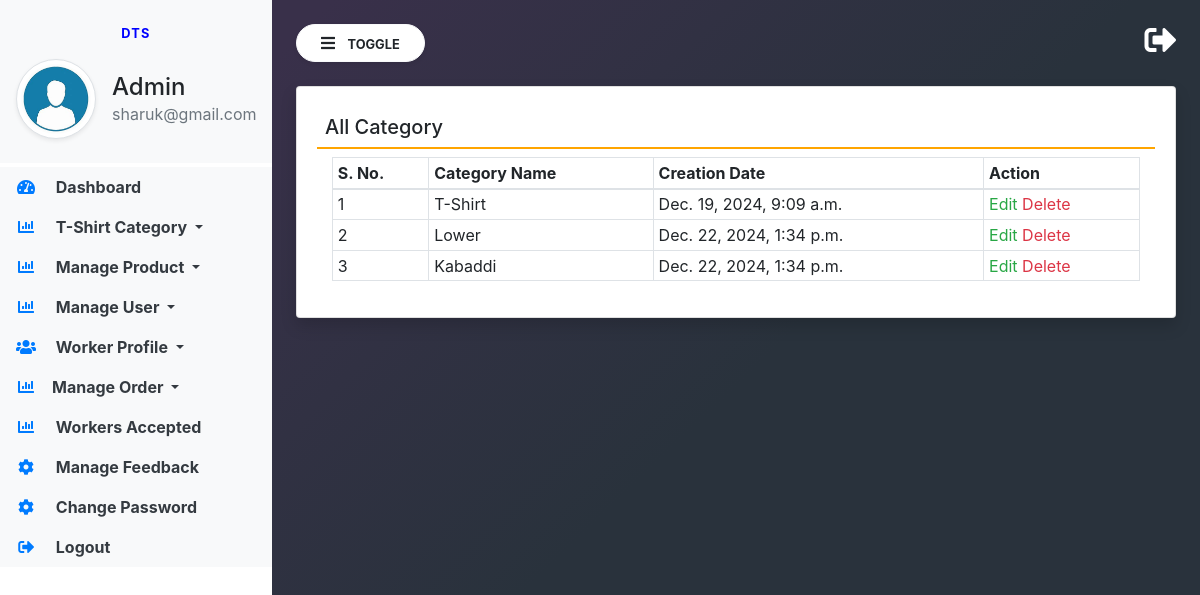
/View-category/ (signed in), run on the app's committed database.
### store_app/models.py (models this page shows, shortened)
class Category(models.Model):
    name = models.CharField(max_length=200, null=True, blank=True)
    created = models.DateTimeField(auto_now_add=True)

### E_shop/views.py (the view)
# urls.py: path('View-category/', views.view_category, name="view_category"),
def view_category(request):
    category = Category.objects.all()
    return render(request, 'admin/view_category.html', locals())

### templates/admin/view_category.html
{% extends 'admin/admin_base.html' %}
{% block main  %}
<div class="card shadow">
    <div class="card-body">
        <h5 class="p-2" style="border-bottom: 2px solid orange;">All Category</h5>
        <div class="container-fluid">
            <table class="table table-bordered table-sm" id="example">
                <thead>
                <tr>
                    <th>S. No.</th>
                    <th>Category Name</th>
                    <th>Creation Date</th>
                    <th>Action</th>
                </tr>
                </thead>
                <tbody>
                {% for i in category %}
                <tr>
                    <td>{{forloop.counter}}</td>
                    <td>{{i.name}}</td>
                    <td>{{i.created}}</td>
                    <td>
                        <a href="{% url 'edit_category' i.id %}" class="text-success">Edit</a>
                        <a href="/delete-category/{{i.id}}/" class="text-danger"
                           onclick="return confirm('Are You Sure?')">Delete</a></td>
                </tr>
                {% endfor %}
                </tbody>
            </table>
        </div>
    </div>
</div>
{% endblock %}

### templates/admin/admin_base.html (shortened to what this page needs)
{% load static %}
<html lang="en">
<head>
    <link rel="stylesheet" href="https://maxcdn.bootstrapcdn.com/bootstrap/4.3.1/css/bootstrap.min.css">
    <link rel="stylesheet" href="https://use.fontawesome.com/releases/v5.6.3/css/all.css"
>
    <link rel="stylesheet" type="text/css" href="{% static 'assets/css/admin_base_sideBar.css' %}">
    <html>
</head>
<body>
<div class="vertical-nav bg-white" id="sidebar">
    <div class="py-4 px-3 mb-1 bg-light">
        <p class="font-weight-bold text-uppercase px-3 small dashboard-text text-center">DTS</p>
        <div class="media d-flex align-items-center">
            <img src="{% static 'assets/images/team/adminpro.jpeg' %}" width="80" height="80"
                 class="mr-3 rounded-circle img-thumbnail shadow-sm">
            <div class="media-body">
                <h4 class="mb-0">Admin</h4>
                <p class="text-muted mb-0">{{request.user.email}}</p>
            </div>
        </div>
    </div>
    <ul class="nav flex-column bg-white">
        <li class="nav-item">
            <a href="{% url 'a_dashboard' %}" class="nav-link text-dark bg-light">
                <i class="fas fa-tachometer-alt fa-fw mr-3 text-primary"></i>
                Dashboard
            </a>
        </li>
        <li class="nav-item dropdown">
            <a class="nav-link dropdown-toggle text-dark bg-light" href="#" id="navbardrop" data-toggle="dropdown">
                <i class="fas fa-chart-bar mr-3 text-primary fa-fw"></i> T-Shirt Category
            </a>
        </li>
        <li class="nav-item dropdown">
            <a class="nav-link dropdown-toggle text-dark bg-light" href="#" id="navbardrop" data-toggle="dropdown">
                <i class="fas fa-chart-bar mr-3 text-primary fa-fw"></i> Manage Product
            </a>
        </li>
        <li class="nav-item dropdown">
            <a class="nav-link dropdown-toggle text-dark bg-light" href="#" id="navbardrop" data-toggle="dropdown">
                <i class="fas fa-chart-bar mr-3 text-primary fa-fw"></i> Manage User
            </a>
        </li>
        <li class="nav-item dropdown">
            <a class="nav-link dropdown-toggle text-dark bg-light" href="#" id="navbardrop" data-toggle="dropdown">
                <i class="fas fa-users mr-3 text-primary fa-fw"></i> Worker Profile
            </a>
        </li>
        <li class="nav-item dropdown">
            <a class="nav-link dropdown-toggle text-dark bg-light" href="#" id="navbardrop" data-toggle="dropdown">
                <i class="fas fa-chart-bar mr-3 text-primary fa-fw"></i>Manage Order
            </a>
        </li>
        <li class="nav-item">
            <a href="{% url 'approved_designs' %}" class="nav-link text-dark bg-light">
                <i class="fas fa-chart-bar mr-3 text-primary fa-fw"></i>
                Workers Accepted
            </a>
        </li>
        <li class="nav-item">
            <a href="" class="nav-link text-dark bg-light">
                <i class="fas fa-cog mr-3 text-primary fa-fw"></i>
                Manage Feedback
            </a>
        </li>
        <li class="nav-item">
            <a href="" class="nav-link text-dark bg-light">
                <i class="fas fa-cog mr-3 text-primary fa-fw"></i>
                Change Password
            </a>
        </li>
        <li class="nav-item">
            <a href="{% url 'b_login' %}" class="nav-link text-dark bg-light">
                <i class="fas fa-sign-out-alt mr-3 text-primary fa-fw"></i>
                Logout
            </a>
        </li>
    </ul>
</div>
<div class="page-content p-4" id="content">
    <a href="{% url 'b_login' %}" title="logout" class="float-right text-white"><i class="fas fa-sign-out-alt fa-2x"></i></a>
    <button id="sidebarCollapse" type="button" class="btn btn-light bg-white rounded-pill shadow-sm px-4 mb-4">
        <i class="fas fa-bars mr-2"></i>
        <small class="text-uppercase font-weight-bold">Toggle</small>
    </button>
    {% block main %}
    {% endblock %}
</div>
</body>
</html>

### static/assets/css/admin_base_sideBar.css (style rules this page uses)
body { background-image : linear-gradient(135.9deg,rgba(57, 48, 74, 1) 16.4%,rgba(41, 50, 60, 1) 56.1%); min-height:100vh; }
.vertical-nav { min-width : 17rem; width : 17rem; height:100vh; position:fixed; top:0; left:0; transition: all 0.4s; }
.page-content { width:calc(100% - 17rem); margin-left:17rem; transition:all 0.4s; }
.dashboard-text { letter-spacing : 0.1em; color : blue; }
.nav-link { font-weight : bold; }

### data on the page
Category: name "T-Shirt", created "Dec. 19, 2024, 9:09 a.m."
Category: name "Lower", created "Dec. 22, 2024, 1:34 p.m."
Category: name "Kabaddi", created "Dec. 22, 2024, 1:34 p.m."

### other printed values
{{ request.user.email }} "sharuk@gmail.com"
